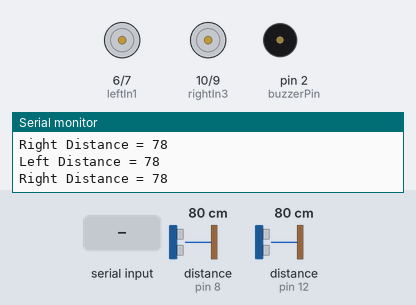
This sketch was run on a simulated Arduino Uno, built with avr-gcc and run on an emulated ATmega328P. On the bench: motor-driver pin pairs drawn as motors (green arrow = first pin HIGH = forward, orange = second pin HIGH = backward, longer = more drive, scaled by the enable pin), buzzer (waves = sounding, pin HIGH), the last lines printed to the serial monitor. Wiring (inferred from the names in the program): 2 × ultrasonic range finder: trigger pin 13, echo pin 12 / trigger A0, echo pin 8. The test bench sets the inputs (shaded band); at power-on: distance to the obstacle (sensors on pin 8, pin 12) 80 cm. The echo pulse lasts 58.3 µs per cm; pins used as bus, display or sensor lines are not drawn.

Above: at 1.2 s.
1.3 s: "1" received over the second serial link
At 1.7 s:
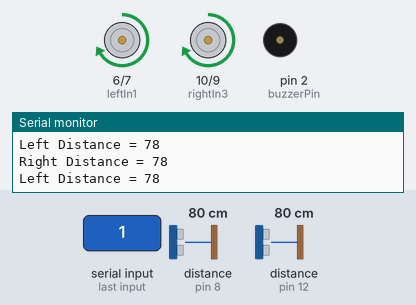
2.8 s: "2" received over the second serial link
At 3.5 s:
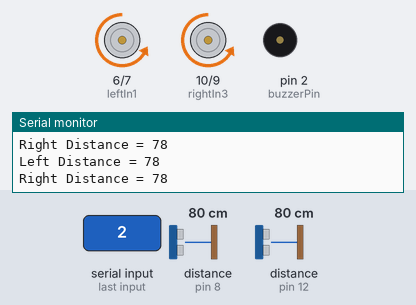
4.3 s: "3" received over the second serial link
At 5.0 s:
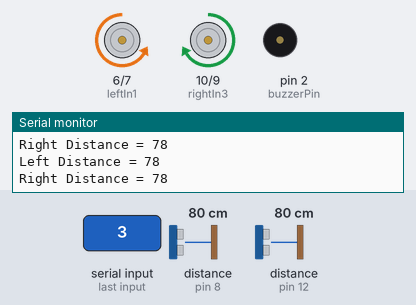
5.8 s: "4" received over the second serial link
At 7.0 s:
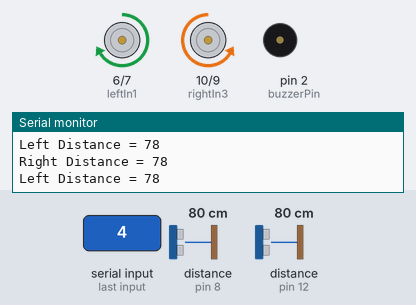
7.3 s: distance to the obstacle (sensor on pin 8) set to 2 cm
10.3 s: "5" received over the second serial link
At 11.6 s:
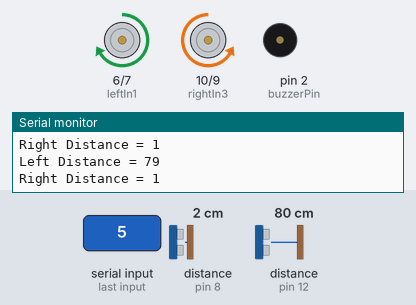
Timing chart, 0 to 12.8 s (numbered marks = the images above; inputs shaded):
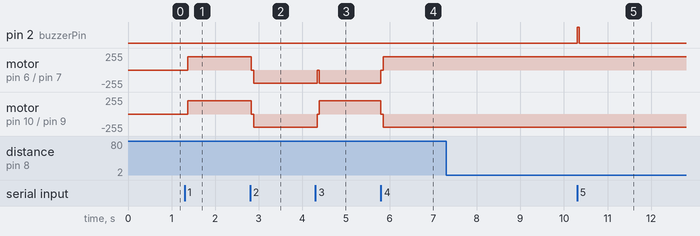

Measured:
- after the input at 1.3 s, motor on pin 6 (leftIn1) / pin 7 (leftIn2), motor on pin 10 (rightIn3) / pin 9 (rightIn4): stopped → forward 200/255 after 0.07 s
- after the input at 2.8 s, motor on pin 6 (leftIn1) / pin 7 (leftIn2), motor on pin 10 (rightIn3) / pin 9 (rightIn4): forward 200/255 → backward 200/255 at once
- after the input at 4.3 s, motor on pin 6 (leftIn1) / pin 7 (leftIn2): backward 200/255 → stopped at once, → backward 200/255 0.05 s later; motor on pin 10 (rightIn3) / pin 9 (rightIn4): backward 200/255 → forward 200/255 at once
- after the input at 5.8 s, motor on pin 6 (leftIn1) / pin 7 (leftIn2): backward 200/255 → forward 200/255 at once; motor on pin 10 (rightIn3) / pin 9 (rightIn4): forward 200/255 → backward 200/255 at once
- after the input at 10.3 s, pin 2 (buzzerPin): LOW → HIGH at once, → LOW 0.05 s later

The sketch:

04-Integrated-System.ino
```cpp
#include <SoftwareSerial.h>

// Software Serial port for Bluetooth module (RX, TX)
SoftwareSerial btSerial(3, 4);

// --------- PIN DEFINITIONS ---------
const int triggerLeft = 13;
const int triggerRight = A0;
const int echoLeft = 12;
const int echoRight = 8;
const int buzzerPin = 2;

// Left Motor (Motor A)
const int leftEnable = 5; // ENA - Speed control via PWM
const int leftIn1 = 6;    // IN1 - Direction control
const int leftIn2 = 7;    // IN2 - Direction control

// Right Motor (Motor B)
const int rightEnable = 11; // ENB - Speed control via PWM
const int rightIn3 = 10;    // IN3 - Direction control
const int rightIn4 = 9;     // IN4 - Direction control

// Sensor variables
int duration1;
int distance1;
int duration2;
int distance2;

// Motor speed (0-255)
int motorSpeed = 200;

// Stores the last action taken (forward, backward, left, right, etc.)
byte lastAction;

// Function to measure distance using ultrasonic sensor
int measureDistance(int trigger, int echo) {
  digitalWrite(trigger, LOW);
  delayMicroseconds(2);
  digitalWrite(trigger, HIGH);
  delayMicroseconds(10);
  digitalWrite(trigger, LOW);
  long duration = pulseIn(echo, HIGH);
  return duration * 0.034 / 2;
}

void setup() {
  pinMode(buzzerPin, OUTPUT);
  pinMode(leftEnable, OUTPUT);
  pinMode(leftIn1, OUTPUT);
  pinMode(leftIn2, OUTPUT);
  pinMode(rightEnable, OUTPUT);
  pinMode(rightIn3, OUTPUT);
  pinMode(rightIn4, OUTPUT);
  pinMode(triggerLeft, OUTPUT);
  pinMode(triggerRight, OUTPUT);
  pinMode(echoLeft, INPUT);
  pinMode(echoRight, INPUT);

  // Initialize serial communication
  Serial.begin(9600);
  btSerial.begin(9600);
}

void loop() {
  // Sensor 1 (Left)
  distance1 = measureDistance(triggerLeft, echoLeft);
  delay(10); // Short delay to prevent echo interference

  // Sensor 2 (Right)
  distance2 = measureDistance(triggerRight, echoRight);

  Serial.print("Left Distance = ");
  Serial.println(distance1);
  Serial.print("Right Distance = ");
  Serial.println(distance2);

  // Read data if available from Bluetooth
  while (btSerial.available()) {
    char data = btSerial.read();
    Serial.println(data);

    if (data == '1') { // Move Forward
      stopMotors();
      delay(50);
      moveForward();
      lastAction = 1;
    }
    else if (data == '2') { // Move Backward
      stopMotors();
      delay(50);
      moveBackward();
      lastAction = 2;
    }
    else if (data == '3') { // Turn Left
      stopMotors();
      delay(50);
      turnLeft();
      lastAction = 3;
    }
    else if (data == '4') { // Turn Right
      stopMotors();
      delay(50);
      turnRight();
      lastAction = 4;
    }
    else if (data == '6') { // Stop
      stopMotors();
      delay(50);
      lastAction = 6;
    }
    else if (data == '0') { // Obstacle Avoidance Mode
      stopMotors();
      delay(50);
      obstacleAvoidance();
      resumeLastAction();
    }
    else if (data == '5') { // Parking Sensor Mode
      parkingSensor();
      resumeLastAction();
    }
  }
  delay(10);
}

// ----------- MOTOR CONTROL FUNCTIONS -----------

void moveForward() {
  // Left motor forward
  digitalWrite(leftIn1, HIGH);
  digitalWrite(leftIn2, LOW);
  // Right motor forward
  digitalWrite(rightIn3, HIGH);
  digitalWrite(rightIn4, LOW);

  analogWrite(leftEnable, motorSpeed);
  analogWrite(rightEnable, motorSpeed);
}

void moveBackward() {
  digitalWrite(leftIn1, LOW);
  digitalWrite(leftIn2, HIGH);
  digitalWrite(rightIn3, LOW);
  digitalWrite(rightIn4, HIGH);

  analogWrite(leftEnable, motorSpeed);
  analogWrite(rightEnable, motorSpeed);
}

void turnLeft() {
  // Rotate on axis: left motor back, right motor forward
  digitalWrite(leftIn1, LOW);
  digitalWrite(leftIn2, HIGH);
  digitalWrite(rightIn3, HIGH);
  digitalWrite(rightIn4, LOW);

  analogWrite(leftEnable, motorSpeed);
  analogWrite(rightEnable, motorSpeed);
}

void turnRight() {
  // Rotate on axis: left motor forward, right motor back
  digitalWrite(leftIn1, HIGH);
  digitalWrite(leftIn2, LOW);
  digitalWrite(rightIn3, LOW);
  digitalWrite(rightIn4, HIGH);

  analogWrite(leftEnable, motorSpeed);
  analogWrite(rightEnable, motorSpeed);
}

void stopMotors() {
  digitalWrite(leftIn1, LOW);
  digitalWrite(leftIn2, LOW);
  digitalWrite(rightIn3, LOW);
  digitalWrite(rightIn4, LOW);

  analogWrite(leftEnable, 0);
  analogWrite(rightEnable, 0);

  lastAction = 6;
}

// Resumes the last requested action after a mode finish
void resumeLastAction() {
  if (lastAction == 1) moveForward();
  else if (lastAction == 2) moveBackward();
  else if (lastAction == 3) turnLeft();
  else if (lastAction == 4) turnRight();
  else if (lastAction == 6) stopMotors();
  else if (lastAction == 0) obstacleAvoidance();
}

// Obstacle Avoidance Logic
void obstacleAvoidance() {
  analogWrite(leftEnable, motorSpeed);
  analogWrite(rightEnable, motorSpeed);

  if (distance1 < 30 && distance2 < 30) {
    moveBackward();
    delay(250);
  }
  else if (distance1 < 30) { // Obstacle on the left, turn right
    moveBackward();
    delay(150);
    turnRight();
    delay(250);
  }
  else if (distance2 < 30) { // Obstacle on the right, turn left
    moveBackward();
    delay(150);
    turnLeft();
    delay(250);
  }
  else { // Path is clear, move forward
    moveForward();
  }
}

// Parking Sensor Feedback
void parkingSensor() {
  if (distance1 < 5 || distance2 < 5) {
    digitalWrite(buzzerPin, HIGH);
    delay(50);
    digitalWrite(buzzerPin, LOW);
    delay(100);
  }
  else if (distance1 < 15 || distance2 < 15) {
    digitalWrite(buzzerPin, HIGH);
    delay(50);
    digitalWrite(buzzerPin, LOW);
    delay(250);
  }
  else if (distance1 < 25 || distance2 < 25) {
    digitalWrite(buzzerPin, HIGH);
    delay(50);
    digitalWrite(buzzerPin, LOW);
    delay(500);
  }
  else {
    digitalWrite(buzzerPin, LOW);
  }
}
```
